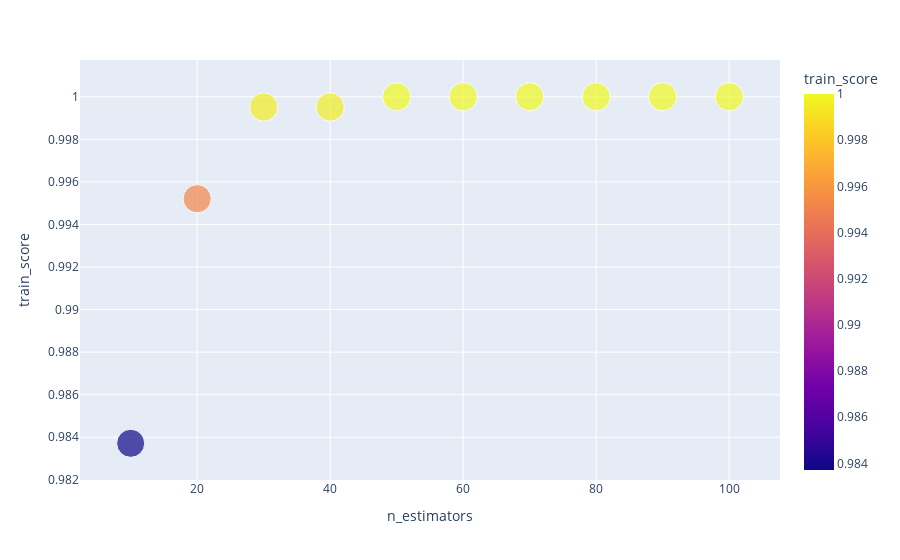

Here is the notebook cell this chart was saved with:
### Code cell
px.scatter(data_frame=report, x='n_estimators', y='train_score', color='train_score', size='train_score')

### Figure 1 — Plotly figure (JSON) as saved in the notebook; plotly's stock layout.template omitted (floating-point values rounded to 4 significant figures)
{"data": [{"hovertemplate": "n_estimators=%{x}<br>train_score=%{marker.color}<extra></extra>", "legendgroup": "", "marker": {"color": [0.9837, 0.9952, 0.9995, 0.9995, 1, 1, 1, 1, 1, 1], "coloraxis": "coloraxis", "size": [0.9837, 0.9952, 0.9995, 0.9995, 1, 1, 1, 1, 1, 1], "sizemode": "area", "sizeref": 0.0025, "symbol": "circle"}, "mode": "markers", "name": "", "orientation": "v", "showlegend": false, "type": "scatter", "x": [10, 20, 30, 40, 50, 60, 70, 80, 90, 100], "xaxis": "x", "y": [0.9837, 0.9952, 0.9995, 0.9995, 1, 1, 1, 1, 1, 1], "yaxis": "y"}], "layout": {"coloraxis": {"colorbar": {"title": {"text": "train_score"}}, "colorscale": [[0, "#0d0887"], [0.1111, "#46039f"], [0.2222, "#7201a8"], [0.3333, "#9c179e"], [0.4444, "#bd3786"], [0.5556, "#d8576b"], [0.6667, "#ed7953"], [0.7778, "#fb9f3a"], [0.8889, "#fdca26"], [1, "#f0f921"]]}, "legend": {"itemsizing": "constant", "tracegroupgap": 0}, "margin": {"t": 60}, "xaxis": {"anchor": "y", "domain": [0, 1], "title": {"text": "n_estimators"}}, "yaxis": {"anchor": "x", "domain": [0, 1], "title": {"text": "train_score"}}}}
